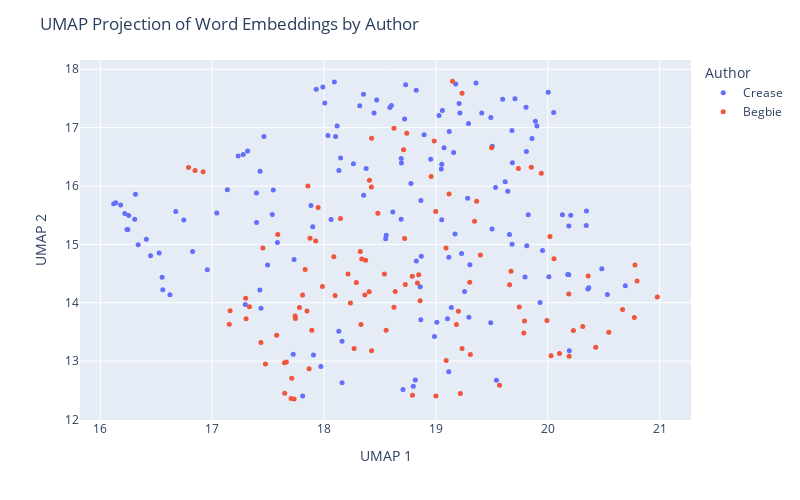

The cell this chart's notebook holds for it:
### Code cell
# plot using plotly to further explore
import plotly.express as px
import textwrap

def wrap_text(text, width=60):
    return '<br>'.join(textwrap.wrap(text, width=width))

umap_df = pd.DataFrame(proj, columns=['UMAP 1', 'UMAP 2'])
umap_df['Author'] = labels
umap_df['Text'] = [snip for auth in judge_snippets for snip in judge_snippets[auth]]
umap_df['Text'] = umap_df['Text'].apply(lambda t: wrap_text(t, width=50))

fig = px.scatter(umap_df, x='UMAP 1', y='UMAP 2', 
                 color='Author', hover_data=['Text'], 
                 width=800, height=500 )
fig.update_traces(marker=dict(size=5))
fig.update_layout(title='UMAP Projection of Word Embeddings by Author')
fig.show()

### Figure 1 — Plotly figure (JSON) as saved in the notebook; plotly's stock layout.template omitted (floating-point values rounded to 4 significant figures; data arrays with more than 128 entries replaced by an {"elided": "..."} marker saying what was removed)
{"data": [{"customdata": {"elided": "151x1 str values"}, "hovertemplate": "Author=Crease<br>UMAP 1=%{x}<br>UMAP 2=%{y}<br>Text=%{customdata[0]}<extra></extra>", "legendgroup": "Crease", "marker": {"color": "#636efa", "size": 5, "symbol": "circle"}, "mode": "markers", "name": "Crease", "orientation": "v", "showlegend": true, "type": "scatter", "x": {"elided": "151 float values"}, "xaxis": "x", "y": {"elided": "151 float values"}, "yaxis": "y"}, {"customdata": [["(5) If it appears that a tax is not bona fide<br>within the purpose provided for, but is imposed<br>with the real purpose of discriminating against a<br>class, it is not within the justification of the<br>enabling statute, and, on the facts, the tax in<br>question was intended not for the purpose of<br>raising a revenue, but as a restriction on the<br>Chinese."], ["Indeed if no restriction whatever be placed on the<br>word \" other\" in that section; if the Provincial<br>Legislature can insist upon imposing licenses upon<br>everything and upon every act of life, and tax<br>each licensee at any moment they please, there<br>would be a very simple way of excluding every<br>Chinaman from the Province, by imposing a<br>universal tax, not limited to any nationality, of<br>one or two thousand dollars per annum for a<br>license to Judgment."], ["No Chinaman will shave the back of his head; no<br>true moujik will shave his chin."], ["I rather think that the auctioneers would<br>repudiate this alleged similarity of their<br>occupation to that of a Chinese washerman."], ["assing Chinamen, supposed to be the only persons<br>carrying on this industry."], ["If the object of the Provincial Statute be as<br>alleged, viz., Feb. 3.  to subject Chinamen to<br>exceptional disadvantages it is clearly<br>unconstitutional."], ["G. to the report of the recent Chinese Conmission,<br>p. 379, and by Mr. Justice CREASE in Wing Chong's<br>case, 1 B.C.R."], ["Justices FIELD, HOFFMAN, SAWYER and DEADY and<br>other Judges whom they cite, all confirm this,<br>that a State, or Provincial law imposing special<br>disabilities or unequal burdens on Chinamen is<br>unconstitutional and void."], ["Statutes were by their title and preamble<br>expressly aimed at Chinamen by name; that this<br>distinction also renders inapplicable all the<br>United States' cases cited; that this enactment is<br>quite general extending to all laundries without<br>exception and we must not look beyond the words of<br>the enactment to enquire what its object was; that<br>there is in fact one laundry in Victoria not<br>conducted by Chinamen on which the tax will fall<br>with equal force so that it is impossible to say<br>that Chinamen are hereby exclusively selected for<br>taxation; the circumstance that they are chiefly<br>affected being a mere coincidence; that the bylaw<br>only imposes $100.00 per annum, keeping far within<br>the limit of $150.00 permitted by the Statute;<br>that the tax clearly is calculated to procuring<br>additional Municipal revenue and that no other<br>object is hinted at."], ["I, for my part, cannot arrive at any other<br>conclusion than that it is specially directed<br>against Chinamen because they are Chinamen and for<br>no other Judgment."], ["The appellants' contention that the clause is<br>merely intended to hamper or expel Chinamen is<br>much strengthened by considering the amount of the<br>tax sanctioned, which is $150.00 per annum,<br>whereas the limit sanctioned by the Legislature in<br>the case of any retail shop, however extensive or<br>lucrative its business, is only $10.00 per annum."], ["The test is whether on the whole statute the<br>Legislature can fairly be held to have said : \"Let<br>us impose a tax in order to raise a revenue,<br>though perhaps it may fall on Chinamen,\" or \" let<br>us impose this tax in order to fall on Chinamen,<br>though perhaps it will raise no revenue.\""], ["When we find (1st) no other description of labour<br>taxed at all ; (2nd) this description of labour<br>practically quite abandoned to Chinamen alone ;<br>(3rd) this description of labour taxed at fifteen<br>times the rate permitted to be levied on any<br>retail shop ; (4th) that a preliminary Provincial<br>Act has declared Chinamen incapable of the<br>franchise which they formerly exercised."], ["I cannot doubt but that the tax is directed<br>against Chinamen, as such."], ["It is not competent to the Provincial Legislature,<br>or to a municipality, to deprive, generally,<br>particular nationalities or individuals of the<br>capacity to take out municipal trade licenses ; e.<br>g., a Chinaman has a right to apply for a<br>pawnbroker's license."], ["Application for a mandamus to the Corporation of<br>the City of Victoria to compel the renewal to the<br>prosecutors (Chinamen) of a pawnbroker's license."], ["It is alleged by the prosecution, and not denied,<br>that the Council have in fact ordered the<br>Collector to issue no pawnbroking license to any<br>Chinaman."], ["In the French colony of Cayenne, the Town Council<br>recently handicapped the superior capacities of<br>the Chinaman by imposing on merchants of that<br>empire an extra tax of $300 per annum, deeming it<br>also expedient to handicap English and German<br>traders by a surtax of $200 on them."], ["Chinamen in British Columbia appear to follow any<br>description of industry which may appear useful,<br>i.e., in which they can obtain employment or earn<br>their livelihood."], ["The menial businesses of washing and of splitting<br>and Chinese washer sawing stovewood are almost<br>entirely engrossed by Chinamen."], ["Every Chinaman in British Columbia has the air of<br>having worked, and of being ready to work, with<br>his hands, except a few who practice as medical<br>men and the leading commercial men."], ["Chinamen do not much trouble the hospitals."], ["I never heard of Chinamen becoming a burden on the<br>private charity of the whites."], ["I have an indistinct remembrance of having been<br>once asked to contribute to the cost of removing a<br>disabled Chinaman; I am not sure."], ["Industry, economy, sobriety, and law-abidingness<br>are exactly the four prominent qualities of<br>Chinamen as asserted both by their advocates and<br>their adversaries."], ["Lazy, drunken, extravagant, and turbulent: this<br>is, by the voices of their friends and foes,<br>exactly what a Chinaman is not."], ["If Chinamen would only be less industrious and<br>economical, if they would but occasionally get<br>drunk, they would no longer be the formidable<br>competitors with the white man which they prove to<br>be in the labor market; there would be no longer a<br>cry for their suppression."], ["But these qualities meet with no competition here;<br>and the Chinaman sees no person to take his place<br>were he to abdicate it."], ["I have heard an individual Chinaman stigmatized as<br>\"lazy ;\" but the fact was he conceived himself<br>insulted, and was sulking."], ["I cannot recall to memory that I ever saw or heard<br>of a Chinaman being drunk."], ["There is scarcely an epithet so removed from the<br>notion of a Chinaman as \"turbulent,\" though of<br>course they may be provoked to resist violence."], ["employment as domestics, their large brotherhoods,<br>necessarily impenetrably secret to the whites, and<br>the unguarded condition of our houses, the<br>pilfering by Chinamen servants is really quite<br>inconsiderable."], ["I believe that two of the white servants I have<br>had have pilfered more from me  than any twenty<br>Chinamen in Victoria ever stole from their<br>employers..    5."], ["I do not think that the feeling of the whites<br>against Chinamen has much changed; but I do not<br>recollect anything that can be called \"agitation \"<br>against them until Confederation."], ["This dislike, which otherwise might lie dormant or<br>inert, is certainly mutual; it is manifested in<br>China, we are- told, more extensively and<br>stringently than here, and without any impulse<br>there from direct competition for bread."], ["Europeans at Canton or Shanghai are not safe<br>beyond their allotted cantonments, any more than a<br>Chinaman would have been on Williams Creek twenty<br>years ago."], ["The Chinaman is in every respect the reverse of an<br>European, except that he is a man."], ["The Roumanian finds himself in company with a<br>large number of people of alien race, of feelings,<br>traditions and religion quite different from his-<br>people who do not own the same ties of fatherland<br>as he, who do not intermarry with him or his<br>kindred, and whose domestic institutions are<br>unknown and perhaps unintelligible to him."], ["Accordingly, before the close of the First<br>Parliament after Confederation, Chinamen were<br>deprived of the right of franchise, which they had<br>previously enjoyed."], ["This was on the ostensible ground that all<br>Chinamen were actuated merely by direct money<br>considerations."], ["The same distinguished writer whom I have already<br>quoted on the Judenhetze, observes, in speaking of<br>the rival programmes in the existing presidential<br>campaign in the United States: \"The Irish vote or<br>the republican working man cannot be wooed<br>successfully without attacks on the bloated<br>capitalist, on English tyranny or treachery, or on<br>the unfortunate immigrants from China.” Mutato<br>nomine."], ["There are several matters alleged against<br>Chinamen: One is the extraordinarily small space<br>into which a cluster of them will retire for rest."], ["But I have seen in a good-sized house, where there<br>was plenty of cubic space, and where each person<br>might have had a separate bunk, five or six<br>Chinamen, not lodgers but owners, sleeping in a<br>heap as above described."], ["It is common to attribute to Chinamen generally,<br>that they are infested with disgusting diseases --<br>e. g., leprosy."], ["When an orator talks of Chinese lepers, it is<br>exactly the same unmeaning abuse as when a Canton<br>periodical holds out to popular indignation the<br>foreign \"red devils.\""], ["There is no leprosy or diabolism in the case;<br>though of course a Chinaman, like any other man,<br>may be a leper."], ["The orator merely wishes to impress his audience<br>with the belief that 'he strongly objects to<br>Chinamen."], ["A Chinaman was once pointed out to me who was<br>alleged to be a leper."], ["That was the only case of skin disease I remember<br>to have noticed or heard of among Chinamen."], ["These certainly were not contracted from Chinamen."], ["The Chinese, and I believe other Asiatic nations,<br>use opium extensively."], ["The enormous consumption which this implies does<br>not appear to prevent Chinamen from being the most<br>prolific race, the most indefatigable laborers,<br>and the keenest traders in the world."], ["If any Chinamen here abuse the drug by over-<br>indulgence, they must hide themselves, or at all<br>events they have entirely escaped my observation."], ["If their example persuades any white people to<br>similar over-indulgence, of which I am equally<br>ignorant, these must be a very degraded class-<br>weaker and more degraded than the Chinaman whose<br>expulsion is demanded."], ["Opium, as generally used here, is probably as<br>harmless as tobacco, which is also extensively<br>used in British Columbia by Chinamen."], ["All the evils arising from opium in British<br>Columbia in a year do not, probably, equal the<br>damage, trouble and expense occasioned to<br>individuals and to the state by whiskey in a<br>single month, or perhaps in some single night, As<br>already observed, I do not remember ever to have<br>seen a drunken Chinaman; and the argument against<br>Chinamen founded on opium appears to be analogous<br>to the comparison of the mote and the beam."], ["It is alleged that not only the aggregation of<br>Chinamen in their dwellings is a source of danger<br>to the public health, but that their habits are<br>filthy."], ["There are of course dirty Chinamen."], ["Any family in British Columbia will, at once,<br>without any enquiry as to his cleanliness, admit<br>the first Chinaman who offers as a cook-where a<br>cook is wanted; and really it may be said that no<br>washing is given out to people of any other<br>nation."], ["Whether the presence of Chinamen is any longer<br>desirable in British Colombia, is to a certain<br>extent a matter of opinion."], ["That Chinamen are very large till within a year,<br>mainly, employed in all the laborious parts of our<br>coal mines ; 2nd."], ["I do not see how people would get on here at all<br>without Chinamen."], ["If Chinamen were expelled, employers of labor<br>would probably have to leave the province; and<br>when they were gone, where would the employed be?"], ["There are supposed to be in California more than<br>120,000 Chinamen."], ["It is probable that in that state, as in British<br>Columbia, a good deal more than half the manual<br>labor is performed by Chinamen."], ["Within a radius of two miles there are at this<br>time no less than 500 Chinamen engaged in<br>gathering the hop crop."], ["For a field of twenty-five or thirty acres about<br>100 Chinamen are employed."], ["The Chinamen work by contract, and they rush from<br>morning till night, seeming never to tire."], ["As soon as a box is filled a loud yell informs the<br>foreman, who brings a sack, into which the box is<br>emptied, and the Chinamen are given a check."], ["Two Chinamen can pick from two to three boxes in a<br>day, and as they receive $1.50 per box it will be<br>seen that they are earning white men's wages."], ["Last year they only received $1.25, but help at<br>this time is scarce and the China bosses had only<br>to demand the raise and get it."], ["Now the only paying industries here are the<br>canneries and shoe factories, in both of which the<br>labor is almost exclusively Chinese."], ["Owing to a very great superiority in the mineral,<br>the coal mines have paid largely, notwithstanding<br>the rates of white miners wages, unequalled<br>elsewhere; but the coal mines have hitherto<br>largely employed Chinamen also."], ["After all that I have said about Chinamen, I can<br>lay no more claim to consistency than anybody else<br>in British Columbia."], ["I have always asserted their good qualities; but I<br>have never in twenty-six years had a Chinaman in<br>my house, an expensive whim that nobody else has<br>indulged in."], ["Still, I have had my opportunities of seeing and<br>hearing, for in all that time, I do not think I<br>ever knew a family that did not employ at least<br>one Chinaman."], ["The combination which it is intended to suggest<br>would be, I suppose, that the legislature should<br>forbid such arrivals of Chinamen, and that the<br>white population should \" boycott \" those<br>remaining here; or else that the legislature<br>should decree their expulsion."], ["The normal rates of wages are five shillings for<br>Chinamen, and in Victoria eight shillings for<br>white men."], ["I cannot believe that it has; on the contrary, as<br>the presence of Chinamen has enabled some small<br>capital to be accumulated, they must have<br>augmented the wages fund in the province: i. e.,<br>the loose capital seeking to increase itself by<br>the employment of reproductive labor."], ["I do not believe that any single European in the<br>province would employ a Chinaman about any<br>undertaking if he could procure an European,<br>irrespective of wages, unless, of course, the<br>European demanded wages which precluded all profit<br>on the undertaking."], ["Chinamen are employed not so much because their<br>normal money tariff is lower than the whites and<br>yet not much lower; many Chinamen get $30, and<br>some even $35 and $40, per month-as because they<br>are, as a rule, more sober, steady, docile and<br>industrious."], ["With very few exceptions, indeed, I never met a<br>Chinaman whom I could understand, beyond the<br>commonest wants, or by whom I could feel any<br>certainty that I was understood, even for an<br>ordinary message."], ["Yet I have often feared that I should be compelled<br>to fall into the universal practice and take<br>Chinese servants into my house-which I have never<br>yet done."], ["I have never personally observed any effect by the<br>Chinese upon the morals of the white people."], ["The latter have occasionally been induced by race-<br>prejudice to indulge in acts of violence ; but it<br>would be too much to say from thence that the<br>Chinaman had corrupted his cowardly assailants."], ["One Chinaman, last year, pleaded guilty to an<br>indictment for indecent assault on two girls of<br>ten or eleven and twelve or thirteen years."], ["However that is the only case I remember in which<br>it could be alleged that a Chinaman had had any<br>evil effect upon the morals of the whites, a<br>matter upon which they can have but very little<br>influence, either for good or evil."], ["Whites who have evil communications with Chinese<br>must themselves be lamentably depraved beforehand;<br>and so, I should be disposed to say, immoral<br>Chinese are not only not more injurious, but they<br>are quite innocuous to the morals of the whites,<br>in comparison with white people of similar or<br>allied habits."], ["I have seen unmistakable prostitutes in the<br>Chinese quarter of Victoria."], ["Drunken whites, I am sorry to say, are often to be<br>seen in Victoria, by night or by day; but I do not<br>remember ever to have seen a Chinaman under the<br>influence of liquor."], ["Debauched whites sometimes frequent, I believe,<br>Chinese brothels, as they do Indian brothels."], ["I don't think serious breaches of the peace are<br>proportionately more frequent in Chinese brothels<br>than in those kept by white women."], ["Indian brothels breed the most disturbances; and<br>they are close to the Chinese quarter."], ["I have omitted to state that Chinamen here are<br>generally divided into two tribes, or clans-there<br>may be more, but I have often had my attention<br>drawn to these two-viz ."], ["When a breach of the peace occurs among Chinamen,<br>the culprits are generally Canton versus Hong<br>Kong; and when these come into court, either in<br>criminal or civil cases, it is common to allow<br>each side to have an interpreter; as well to watch<br>that the evidence is truly interpreted as also to<br>explain it to their respective clients."], ["Owing partly to this, and partly also to their<br>unintelligibility to whites, and vice versa, it is<br>usual when twenty or thirty hands are engaged, e.<br>g., at a cannery, not to make the contract with<br>each workman separately, but with some one<br>Chinaman who has learned some English, leaving him<br>to sub-contract with the men; and he being the<br>sole medium of communication between them and the<br>owner of the cannery, this arrangement, though<br>unavoidable, necessarily leaves the men a good<br>deal at the mercy of this foreman."], ["Sometimes this takes place on a much larger scale,<br>and a Chinese merchant here will contract for a<br>whole cargo of Chinamen, fresh from China, whom he<br>engages to provide with employment, and then<br>drafts them out to different employers here, for<br>roads, canneries, etc."], ["A miner who feels no shame in purchasing the<br>possession of a female for a single night for $20,<br>is scandalized when a Chinaman pays $500 for the<br>possession of a female for six months, or until<br>they disagree."], ["No disgust is felt by Europeans when parents make<br>it a sine qua non on consenting to their<br>daughters' marriage that the husband shall settle<br>ten or twenty thousand dollars upon her; but it is<br>infamous if a Chinaman purchases the consent of<br>parents or guardians for one thousand dollars."], ["The woman is a slave sold into prostitution, but<br>the Chinese themselves look upon it in a different<br>light."], ["There was a case not long ago in court, before<br>myself, on habeas corpus: A Chinese girl was<br>contracted to marry a man who had offered the<br>guardians five hundred dollars."], ["I apprehend much of what is said about Chinese<br>slavery and prostitution proceeds from imperfect<br>consideration of the difference between Christian<br>and non-Christian marriage; but I only guess this,<br>I know scarcely anything about it."], ["Another ground on which I have heard it asserted<br>that slavery is general among Chinamen here, is<br>rather, I suspect, a proof of their freedom, or<br>would be so accepted among whites."], ["I have no doubt but that compulsion is put on all<br>Chinamen, so that it is very difficult for them to<br>obtain work, if they remain outside this<br>organization."], ["It is yet further urged against the Chinese, as<br>showing their unfitness to dwell in the land, that<br>they show no respect to our laws, nor to our<br>appointed courts, but refer their differences to<br>private tribunals of their own, whose behests are<br>carried out, irrespective of their conformity with<br>our laws and are never disputed in our courts."], ["The Chinese, like most other nations with any<br>pretence to civilization, have some methods for<br>referring private disputes to arbitrators chosen<br>by the parties themselves."], ["That the awards of Chinese arbitrators are always<br>accepted without demur (if the fact be as alleged)<br>would surely be a strong evidence of the equity of<br>the award, and the good sense of the parties in<br>difference; for it is utterly untrue that Chinamen<br>ignore our courts, or treat them with any want of<br>respect."], ["Any questions as to their labor associations,<br>their clans, their marriage laws, their<br>immigration contracts, would, I fear, be in<br>general met with suspicion and answered with<br>reluctance."], ["the nature and results of trades-unions at home,<br>after every enquiry possible; how much more<br>difficult would it be to arrive at facts here,<br>where they must necessarily be shrouded behind the<br>impenetrable and irresponsible screen of a Chinese<br>interpreter?"]], "hovertemplate": "Author=Begbie<br>UMAP 1=%{x}<br>UMAP 2=%{y}<br>Text=%{customdata[0]}<extra></extra>", "legendgroup": "Begbie", "marker": {"color": "#EF553B", "size": 5, "symbol": "circle"}, "mode": "markers", "name": "Begbie", "orientation": "v", "showlegend": true, "type": "scatter", "x": [18.74, 18.63, 17.78, 19.09, 19.79, 19.15, 19.5, 19.23, 18.43, 18.41, 18.98, 18.96, 19.85, 18.42, 16.85, 16.79, 16.92, 19.74, 19.31, 19.57, 19.66, 17.73, 17.58, 17.85, 18.86, 18.64, 19.99, 19.3, 17.81, 17.3, 18.79, 19.67, 17.74, 18.24, 19.35, 18.56, 18.32, 19.2, 19.94, 18.09, 19.09, 19.79, 20.98, 18.63, 18.85, 18.29, 18.84, 17.74, 17.15, 17.71, 17.65, 19.75, 19.0, 19.18, 18.79, 17.83, 17.86, 17.65, 20.06, 19.23, 20.31, 18.27, 19.36, 20.03, 19.0, 20.19, 20.11, 20.67, 20.77, 20.55, 18.42, 19.22, 20.36, 17.89, 17.99, 17.33, 19.12, 20.43, 20.02, 20.19, 20.23, 18.1, 18.37, 17.44, 18.34, 17.45, 17.3, 18.73, 17.48, 17.16, 17.66, 17.87, 17.71, 18.4, 18.15, 20.78, 20.8, 17.93, 17.87, 18.37, 17.59, 18.54, 18.21, 18.33, 18.71, 17.95, 18.48, 18.72, 19.4], "xaxis": "x", "y": [16.9, 16.99, 13.92, 13.01, 13.48, 17.8, 16.66, 17.59, 16.82, 16.1, 16.77, 16.16, 16.32, 15.98, 16.27, 16.32, 16.24, 16.3, 13.11, 12.59, 14.31, 12.35, 13.44, 13.86, 14.03, 14.19, 13.7, 14.35, 14.13, 13.73, 14.45, 14.54, 13.73, 14.0, 15.39, 13.53, 14.88, 13.86, 16.22, 14.79, 14.94, 13.69, 14.1, 13.92, 14.48, 14.35, 14.34, 13.77, 13.63, 12.36, 12.97, 13.93, 15.56, 13.63, 12.41, 14.57, 16.0, 12.45, 14.75, 13.22, 13.59, 13.21, 15.74, 13.09, 12.4, 13.08, 13.13, 13.89, 13.75, 13.5, 13.18, 12.45, 14.46, 13.53, 14.28, 13.93, 15.86, 13.24, 15.13, 14.15, 13.52, 14.12, 14.13, 13.32, 14.75, 14.94, 14.08, 14.31, 12.95, 13.86, 12.99, 12.87, 12.71, 14.19, 15.45, 14.65, 14.37, 15.06, 15.1, 14.73, 15.17, 14.49, 14.49, 13.63, 16.62, 15.63, 15.53, 15.1, 14.82], "yaxis": "y"}], "layout": {"height": 500, "legend": {"title": {"text": "Author"}, "tracegroupgap": 0}, "margin": {"t": 60}, "title": {"text": "UMAP Projection of Word Embeddings by Author"}, "width": 800, "xaxis": {"anchor": "y", "domain": [0, 1], "title": {"text": "UMAP 1"}}, "yaxis": {"anchor": "x", "domain": [0, 1], "title": {"text": "UMAP 2"}}}}
